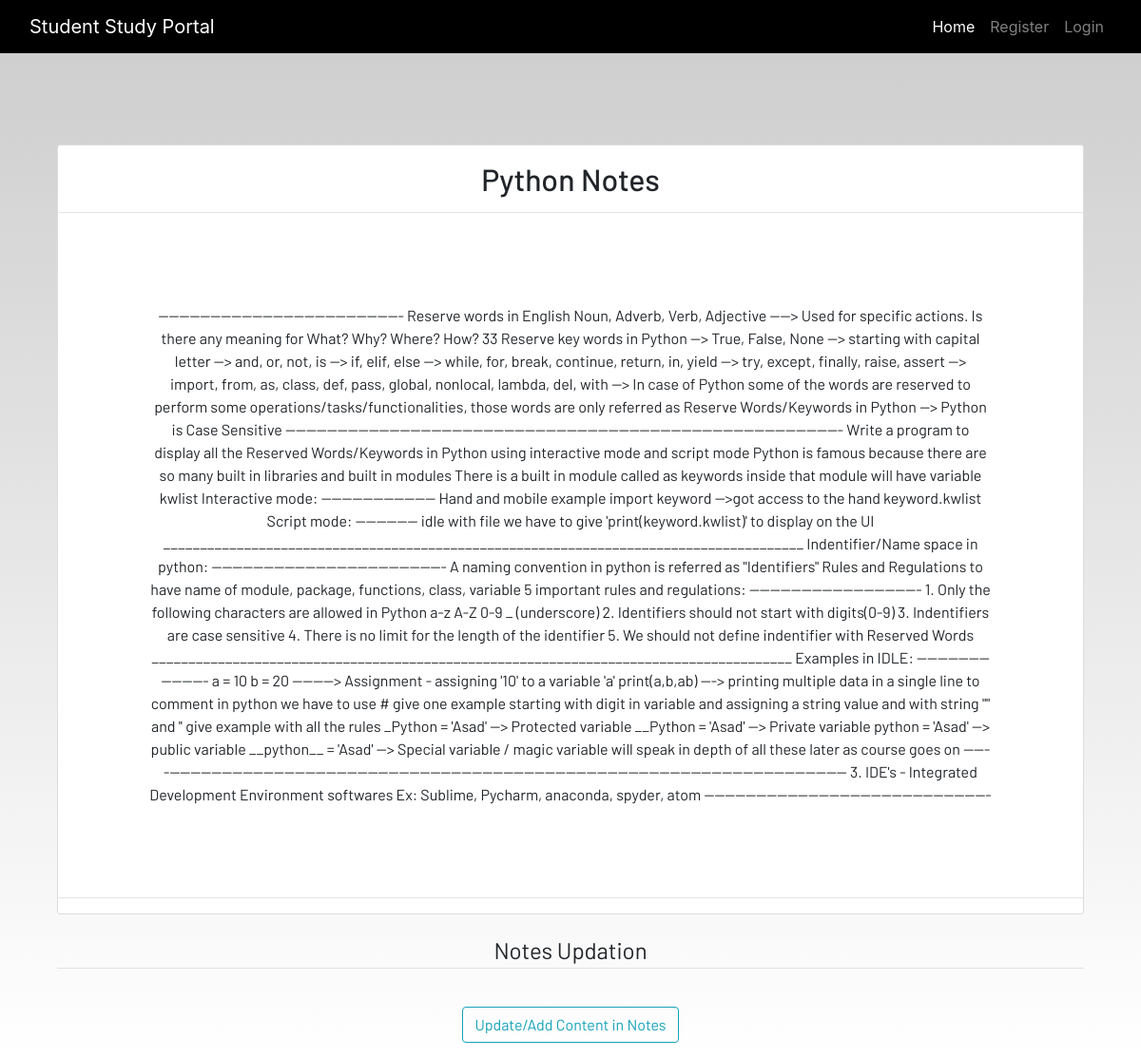
Page /notes_details/8 on the committed database.
### portalapp/models.py (models this page shows, shortened)
class Notes(models.Model):
    user = models.ForeignKey(User, on_delete=models.CASCADE)
    title = models.CharField(max_length=500)
    description = models.TextField()
    class Meta:
        verbose_name = "notes"
        verbose_name_plural = "notes"

### portalapp/views.py (the view)
# urls.py: path('notes_details/<int:pk>',views.NotesDetailView.as_view(), name = "notes-details"),
class NotesDetailView(DetailView):
    model = Notes

### portalapp/templates/portalapp/notes_detail.html
{% extends 'portalapp/base.html' %}
{% load static %}
{% block content %}
<section class='text-center container'>
    <div class="container">
        <div class="content-section p-0 mt-5">
            <div class="m-3">
                <h2>{{notes.title}}</h2>
            </div>
            <hr class="p-0 m-0">
            <p class="description m-5 p-5">
                {{notes.description}}
            </p>
            <hr>
        </div>
    </div>
    <div class=" container">
            <fieldset class="form-group">
                <legend class="border-bottom mb-4">Notes Updation</legend>
            </fieldset>
            <div class="form-group">
                <button href="{% url 'update' %}" class="btn btn-outline-info" type="submit">
                    Update/Add Content in Notes
                </button>
            </div>
    </div>
</section>
{% endblock content %}

### static/css/main.css (style rules this page uses)
html { scroll-behavior: smooth; height: 100%; width: 100%; }
html, body { max-width: 100%; overflow-x: hidden; height: 100%; width: 100%; }
body { background: linear-gradient(rgba(0, 0, 0, 0.2), rgba(255, 255, 255, 0.5)); overflow-x: hidden; background-repeat: no-repeat; }
.content-section { background: #ffffff; padding: 10px 20px; border: 1px solid #dddddd; border-radius: 3px; margin-bottom: 20px; }

### rows in the picture
Notes: title "Python Notes", description "----------------------------------------------- Reserve words in English Noun, Adverb, Verb, Adjective ----> Used for specific actions. Is there any meaning for What? Why? Where? How? 33 Reserve key words in Python --> True, False, None --> starting with capital letter --> and, or, not, is --> if, elif, else --> while, for, break, continue, return, in, yield --> try, except, finally, raise, assert --> import, from, as, class, def, pass, global, nonlocal, lambda, del, with --> In case of Python some of the words are reserved to perform some operations/tasks/functionalities, those words are only referred as Reserve Words/Keywords in Python --> Python is Case Sensitive…"
